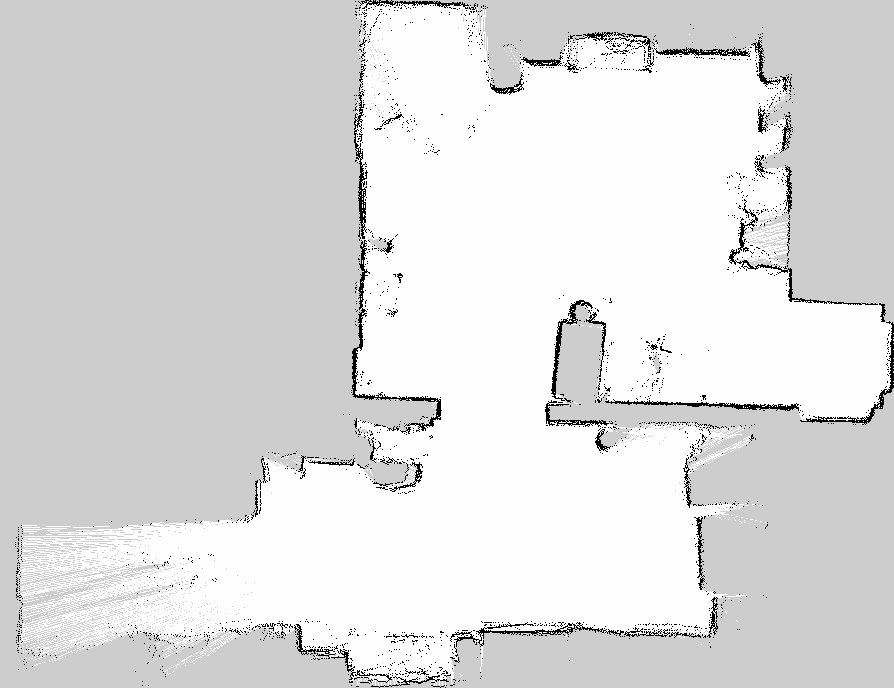
#> input picture ICP/savedMap.pgm, 894 x 688 px, found by its file name
$ python p2l_icp_test.py
#> lines starting #> are read from the running program, lines starting #| are printed output that depends on the picture
### ICP/icp.py
import cv2
import numpy
import copy
import pylab
import time
import sys
import sklearn.neighbors
import scipy.optimize

def res(p, src, dst):
    T = numpy.matrix([[numpy.cos(p[2]),-numpy.sin(p[2]),p[0]],
    [numpy.sin(p[2]), numpy.cos(p[2]),p[1]],
    [0 ,0 ,1 ]])
    n = numpy.size(src,0)
    xt = numpy.ones([n,3])
    xt[:,:-1] = src
    xt = (xt*T.T).A
    d = numpy.zeros(numpy.shape(src))
    d[:,0] = xt[:,0]-dst[:,0]
    d[:,1] = xt[:,1]-dst[:,1]
    r = numpy.sum(numpy.square(d[:,0])+numpy.square(d[:,1]))
    return r

def jac(p, src, dst):
    T = numpy.matrix([[numpy.cos(p[2]),-numpy.sin(p[2]),p[0]],
    [numpy.sin(p[2]), numpy.cos(p[2]),p[1]],
    [0 ,0 ,1 ]])
    n = numpy.size(src,0)
    xt = numpy.ones([n,3])
    xt[:,:-1] = src
    xt = (xt*T.T).A
    d = numpy.zeros(numpy.shape(src))
    d[:,0] = xt[:,0]-dst[:,0]
    d[:,1] = xt[:,1]-dst[:,1]
    dUdth_R = numpy.matrix([[-numpy.sin(p[2]),-numpy.cos(p[2])],
                        [ numpy.cos(p[2]),-numpy.sin(p[2])]])
    dUdth = (src*dUdth_R.T).A
    g = numpy.array([  numpy.sum(2*d[:,0]),
                    numpy.sum(2*d[:,1]),
                    numpy.sum(2*(d[:,0]*dUdth[:,0]+d[:,1]*dUdth[:,1])) ])
    return g

# [25 lines left out: function hess, not called in this run]

def icp(a, b, max_iterations = 4):

    t0 = time.time()
    init_pose = (0,0,0)
    src = numpy.array([a.T], copy=True).astype(numpy.float32)
    dst = numpy.array([b.T], copy=True).astype(numpy.float32)
    Tr = numpy.array([[numpy.cos(init_pose[2]),-numpy.sin(init_pose[2]),init_pose[0]],
                      [numpy.sin(init_pose[2]), numpy.cos(init_pose[2]),init_pose[1]],
                      [0,                    0,                   1          ]])
    # T_list = numpy.zeros([max_iterations, 3, 3])
    # error = numpy.zeros(max_iterations)
    src = cv2.transform(src, Tr[0:2])
    p_opt = numpy.array(init_pose)
    T_opt = numpy.array([])
    error_max = sys.maxsize
    first = False
    for i in range(max_iterations):
        distances, indices = sklearn.neighbors.NearestNeighbors(n_neighbors=1, algorithm='auto',p = 3).fit(dst[0]).kneighbors(src[0])
        #p = scipy.optimize.minimize(res, [0,0,0], args=(src[0], dst[0, indices.T][0]),method='Newton-CG',jac=jac,hess=hess).x
        p = scipy.optimize.minimize(res, [0,0,0], args=(src[0], dst[0, indices.T][0]),method='L-BFGS-B',jac=jac).x
        T  = numpy.array([[numpy.cos(p[2]),-numpy.sin(p[2]),p[0]],[numpy.sin(p[2]), numpy.cos(p[2]),p[1]]])
        p_opt[:2]  = (p_opt[:2]*numpy.matrix(T[:2,:2]).T).A
        p_opt[0] += p[0]
        p_opt[1] += p[1]
        p_opt[2] += p[2]
        src = cv2.transform(src, T)
        Tr = (numpy.matrix(numpy.vstack((T,[0,0,1])))*numpy.matrix(Tr)).A
        error = res([0,0,0],src[0],dst[0, indices.T][0])
        # [5 lines of commented-out code are left out]


    T_opt = Tr
    p_opt[2] = p_opt[2] % (2*numpy.pi)

    return T_opt

### ICP/p2l_icp_test.py
import numpy as np
import cv2
import time
from scipy.io import loadmat
from scipy import interpolate
import random
import matplotlib.pyplot as plt
from icp import icp
import yaml

pi = np.pi
cos = np.cos
sin = np.sin

# [5 lines of commented-out code are left out]

origin = [-3.55, -0.997, 0]

mapData = plt.imread("/home/schmidd/Documents/Github/savedMap.pgm")
#> mapData is the input picture: shape (688, 894); min 0, max 254, mean 222

res = 1e-2

def pose2tf(x):
    T = np.eye(3)
    R = np.array([
        [np.cos(x[2]), -np.sin(x[2])],
        [np.sin(x[2]), np.cos(x[2])]
    ])
    t = x[:2].reshape(2, 1)

    T[:2, :2] = R
    T[:2, 2:] = t

    return T

def plotTrajectory(x, y, scan):

    plt.figure()

    #mapData = plt.imread(map_name)

    Ny, Nx = np.shape(mapData)

    plt.imshow(mapData, extent=[origin[0], origin[0] + Nx*res, origin[1], origin[1] + Ny*res], cmap  = 'Greys_r')

    plt.plot(x, y, lw = 2.5)

    plt.plot(scan[0], scan[1], lw = 2.5)

    plt.show()

def getPointCloud():

    data = loadmat("f1tenthROSData4.mat")

    r = data['laser_scans']

    pose = data['odom_pose']

    t_odom = data['t_odom']

    t_scan = data['t_scan']

    angle = np.linspace(-3*pi/4, 3*pi/4, 1081)

    N = len(r)

    points = {}

    for k in range(N):
        r_filt = r[k][np.where(r[k] < 50)]
        angle_filt = angle[np.where(r[k] < 50)]
        points[k] = np.vstack((r_filt*cos(angle_filt), r_filt*sin(angle_filt)))

    return points, pose, t_scan, t_odom

points, pose, t_scan, t_odom = getPointCloud()
#> (reads ICP/f1tenthROSData4.mat from the repository)

p = points[0]

x0 = np.zeros(3)

x0[:2] = pose[0, :2] + 0*np.array([-0.7, 0.02])

x0[2] = 0*np.arctan2(pose[0, 6], pose[0, 3]) + 90*pi/180

T0 = pose2tf(x0)

p_tf = cv2.transform(np.array([p.T], copy=True).astype(np.float32), T0[:2])[0].T

plotTrajectory(pose[:, 0], pose[:, 1], p_tf)
#> in plotTrajectory, `plt.show()`:
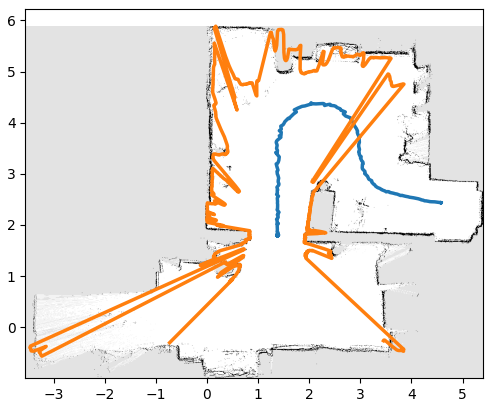
#> figure drawn by matplotlib, 1 panel

N2 = len(points)

T_pose = np.zeros([(N2), 3, 3])

T_pose[0] = T0

# [5 lines of commented-out code are left out]

J = 25

T_pose_all = np.zeros([J, N2, 3, 3])

t_steps = np.zeros(J)

for j in range(J):
    t_start = time.time()
    for i in range(N2-1):
        source = points[i+1]
        target = points[i]
#> (the run stopped early here; a loop or call above may not have finished)
